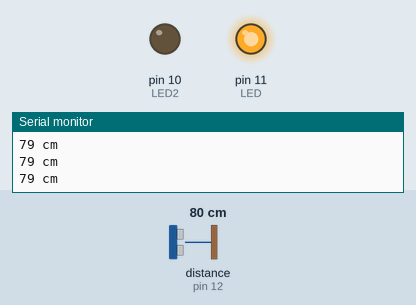
A sketch run on a simulated Arduino Uno, built with avr-gcc and run on an emulated ATmega328P. Shown: output pins drawn as LEDs (lit = HIGH), the last lines printed to the serial monitor. Wiring (inferred from the names in the program): ultrasonic range finder: trigger pin 13; echo pin 12. The test bench sets the inputs (shaded band); at power-on: distance to the obstacle (sensor on pin 12) 80 cm. The echo pulse lasts 58.3 µs per cm; pins used as bus, display or sensor lines are not drawn.

Above: at 1.3 s.
1.4 s: distance to the obstacle (sensor on pin 12) set to 7 cm
2.9 s: distance to the obstacle (sensor on pin 12) set to 4 cm
At 3.8 s:
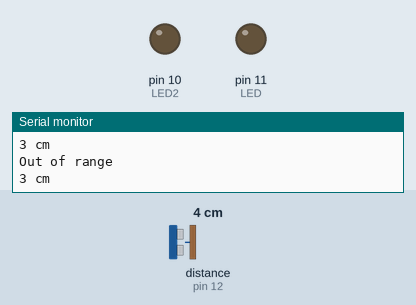
4.5 s: distance to the obstacle (sensor on pin 12) set to 250 cm
At 5.6 s:
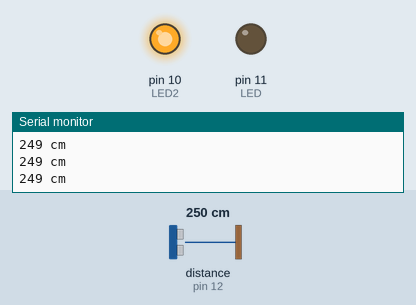
6.0 s: distance to the obstacle (sensor on pin 12) set to 155 cm
7.5 s: distance to the obstacle (sensor on pin 12) set to 145 cm
At 8.1 s:
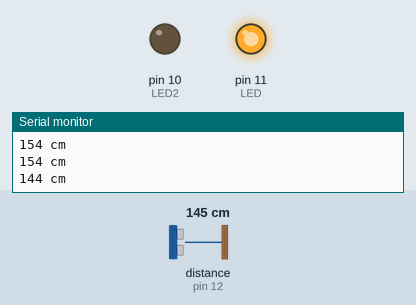
9.1 s: distance to the obstacle (sensor on pin 12) set to 2 cm
At 9.9 s:
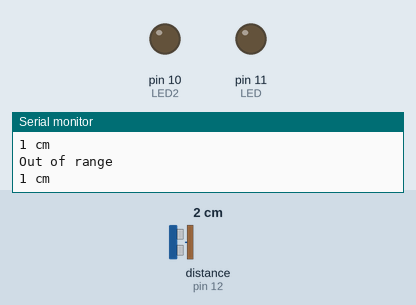
Timing chart, 0 to 11.6 s (numbered marks = the images above; inputs shaded):
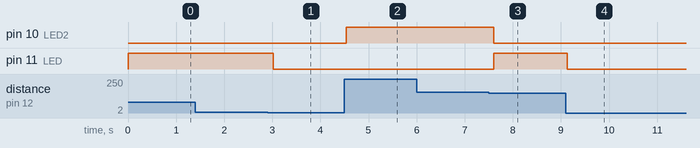

Measured:
- the behaviour switches between 6 and 5 cm on distance to the obstacle (sensor on pin 12) (found by bisection; images 0 and 1)
- the behaviour switches between 151 and 150 cm on distance to the obstacle (sensor on pin 12) (found by bisection; images 2 and 3)
- after the input at 2.9 s, pin 11 (LED): HIGH → LOW after 0.12 s
- after the input at 4.5 s, pin 10 (LED2): LOW → HIGH at once
- after the input at 7.5 s, pin 10 (LED2): HIGH → LOW after 0.11 s; pin 11 (LED): LOW → HIGH after 0.11 s
- after the input at 9.1 s, pin 11 (LED): HIGH → LOW at once

The sketch:

supersonic_sensor.ino
```cpp
#define TRIGPIN 13
#define ECHOPIN 12
#define LED 11
#define LED2 10

void setup()
{
  Serial.begin(9600);
  pinMode(TRIGPIN, OUTPUT);
  pinMode(ECHOPIN, INPUT);
  pinMode(LED, OUTPUT);
  pinMode(LED2, OUTPUT);
}

void loop()
{
  long duration, distance;

  digitalWrite(TRIGPIN, LOW);
  delayMicroseconds(2);
  digitalWrite(TRIGPIN, HIGH);
  delayMicroseconds(10);
  digitalWrite(TRIGPIN, LOW);
  duration = pulseIn(ECHOPIN, HIGH);
  distance = (duration/2) * 0.000001 * 343 * 100;

  if (distance < 150) {
    digitalWrite(LED, HIGH);
    digitalWrite(LED2, LOW);
  } else {
    digitalWrite(LED, LOW);
    digitalWrite(LED2, HIGH);
  }

  if (distance >= 300 || distance <= 4) {
    digitalWrite(LED, LOW);
    digitalWrite(LED2, LOW);
    Serial.println("Out of range");
    Serial.print(distance);
    Serial.println(" cm");
  } else {
    Serial.print(distance);
    Serial.println(" cm");
  }
  delay(500);
}
```
